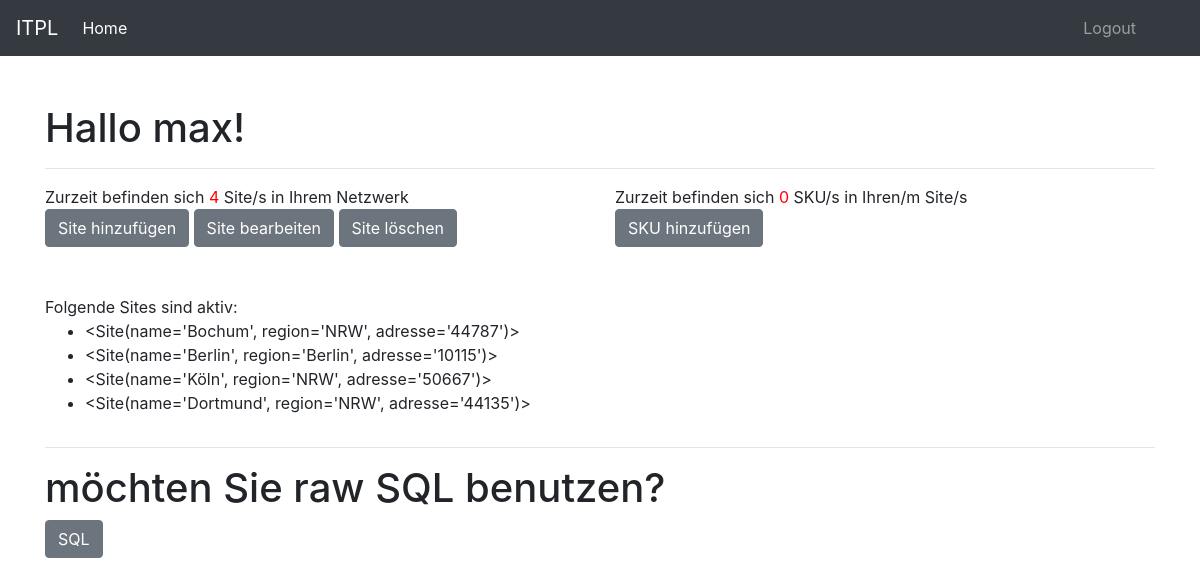
The app's page /index (signed in) with its own data.
### app/models.py (models this page shows, shortened)
class User(UserMixin, db.Model):
    id = db.Column(db.Integer, primary_key=True)
    username = db.Column(db.String(64), index=True, unique=True)
    email = db.Column(db.String(120), index=True, unique=True)
    password_hash = db.Column(db.String(128))
    a= db.Column(db.String(128))

class Site(db.Model):
    id = db.Column(db.Integer, primary_key=True)
    name = db.Column(db.String(64), index=True, unique=True)
    region = db.Column(db.String(64))
    adresse = db.Column(db.String(64))
    skus = db.relationship('SKU', backref='standort', lazy='dynamic', cascade="all, delete-orphan")
    def __repr__(self):
        return "<Site(name='%s', region='%s', adresse='%s')>" % (
            self.name, self.region, self.adresse)

### app/routes.py (the view)
@app.route('/index')
@login_required
def index():
    sites = Site.query.all()
    sku = SKU.query.all()
    return render_template('Welcome.html', sites=sites, anzahl=len(sites), sku=len(sku))

### app/models.py (called while the page is built)
@login.user_loader
def load_user(id):
    return User.query.get(int(id))

### app/templates/Welcome.html
{% extends "layouts/main.html" %}
{% block content %}
{% if current_user.is_authenticated %}
<H1>  Hallo {{ current_user.username }}!</H1>
<hr>
{% endif %}
<div class="row">
<div class="col-md-6">
Zurzeit befinden sich <span style="color:red">{{anzahl}}</span> Site/s in Ihrem Netzwerk<br>
     <a href="{{ url_for('addSite') }}" class="btn btn-secondary">Site hinzufügen</a>
     <a href="{{ url_for('updateSite') }}" class="btn btn-secondary">Site bearbeiten</a>
      <a href="{{ url_for('deleteSite') }}" class="btn btn-secondary">Site löschen</a><br>
<br><br>
Folgende Sites sind aktiv:
<ul>
{% for site in sites %}
    <li>{{site}}</li>
{% endfor %}
</ul>
</div>
<div class="col-md-6">
    Zurzeit befinden sich <span style="color:red">{{sku}}</span> SKU/s in Ihren/m Site/s<br>
    <a href="{{ url_for('addSKU') }}" class="btn btn-secondary">SKU hinzufügen</a>
</div>
    </div>
<hr>
<h1>möchten Sie raw SQL benutzen?</h1>
 <a href="{{ url_for('SQL') }}" class="btn btn-secondary">SQL</a>
{% endblock %}

### app/templates/layouts/main.html (shortened to what this page needs)
<!doctype html>
<html lang="en">
  <head>
  <link rel= "stylesheet" type= "text/css" href= "{{ url_for('static',filename='css/bootstrap.css') }}">
  </head>
  <body>
    <nav class="navbar navbar-expand-md navbar-dark bg-dark fixed-top">
      <a class="navbar-brand" href="#">ITPL</a>
      <div class="collapse navbar-collapse" id="navbarsExampleDefault">
        <ul class="navbar-nav mr-auto">
          <li class="nav-item active">
            <a class="nav-link" href="{{ url_for('index') }}">Home <span class="sr-only">(current)</span></a>
          </li>
        </ul>
          <ul class="navbar-nav ml-auto">
          {% if current_user.is_anonymous %}
          <li class="nav-item">
            <a class="nav-link px-5" href="{{ url_for('login') }}">Login</a>
          </li>
          {% else %}
          <li class="nav-item">
            <a class="nav-link px-5" href="{{ url_for('logout') }}">Logout</a>
          </li>
          {% endif %}
        </ul>
      </div>
    </nav>
    <main role="main" class="container">
      <div class="text-center">
<br>
      </div>
{% block content %} {% endblock %}
    </main>
  </body>
</html>

### app/templates/layouts/main.html (style rules this page uses)
body { padding-top: 5rem; }

### records on screen
User: username "max"
Site: name+region+adresse "<Site(name='Bochum', region='NRW', adresse='44787')>"
Site: name+region+adresse "<Site(name='Berlin', region='Berlin', adresse='10115')>"
Site: name+region+adresse "<Site(name='Köln', region='NRW', adresse='50667')>"
Site: name+region+adresse "<Site(name='Dortmund', region='NRW', adresse='44135')>"

### other values on screen
{{ anzahl }} "4"
{{ sku }} "0"
